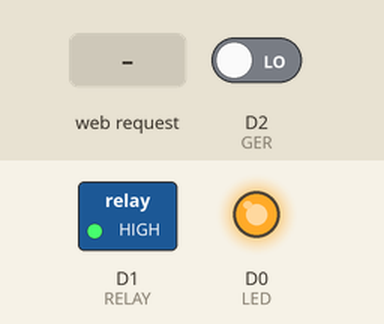
Simulated run of this sketch. Board: ESP8266 (NodeMCU). Parts: switched loads named in the sketch (green lamp = pin HIGH), output pins drawn as LEDs (lit = HIGH). The inputs (shaded band) are chosen by the test bench; at power-on: D2 (GER) LOW. WiFi joins after 1.5 s; servers stay silent unless stated; network time is answered at once with the bench clock; uploads are accepted with an empty reply; the local clock reads 2024-03-15 10:24:30 at power-on unless the sketch sets it; what the sketch prints to the serial monitor is not drawn.

Above: at 2.9 s.
3.0 s: HTTP request GET /1/on received
At 4.2 s:
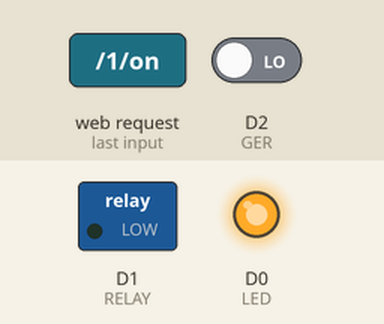
4.7 s: HTTP request GET /0/off received
At 5.7 s:
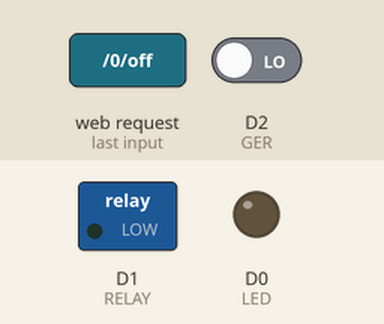
6.4 s: HTTP request GET /0/on received
At 7.2 s:
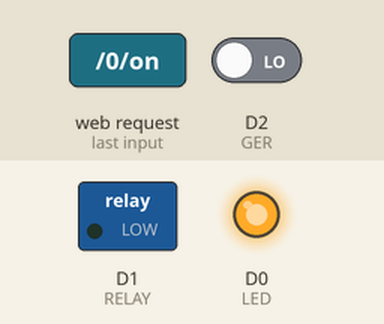
8.1 s: HTTP request GET /1/off received
At 8.8 s:
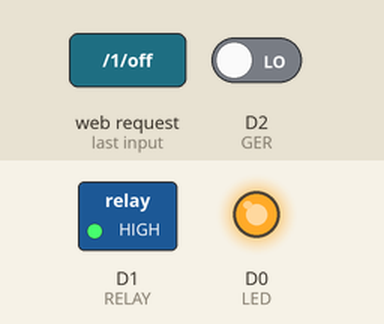
Timing chart, 0 to 10.8 s (numbered marks = the images above; inputs shaded):
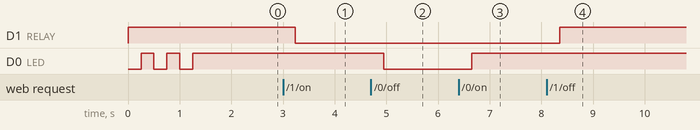

The sketch:

dyplom_board.ino
```cpp
#include <ESP8266WiFi.h>
#include <ESP8266HTTPClient.h>
#include <WiFiClient.h>
#include <NTPClient.h>
#include <WiFiUdp.h>
#define LED D0
#define GER D2
#define RELAY D1

const char* ssid = "TP-Link_CC35";
const char* password = "66433187";
const String api_key = "poberezhnyi";
String serverName = "http://192.168.0.104:8000/";

const long utcOffsetInSeconds = 0;

WiFiUDP ntpUDP;
NTPClient timeClient(ntpUDP, "pool.ntp.org", utcOffsetInSeconds);
HTTPClient http;

WiFiServer server(80);

String header;

bool prev_gerkon_read = LOW;

unsigned long currentTime = millis();
unsigned long previousTime = 0;
const long timeoutTime = 2000;

void setup() {
  Serial.begin(115200);
  pinMode(LED, OUTPUT);
  pinMode(GER, INPUT);
  pinMode(RELAY, OUTPUT);
  prev_gerkon_read = digitalRead(GER);
  digitalWrite(LED, LOW);
  digitalWrite(RELAY, HIGH);
  Serial.print("Connecting to ");
  Serial.println(ssid);
  WiFi.begin(ssid, password);
  while (WiFi.status() != WL_CONNECTED) {
    digitalWrite(LED, LOW);
    delay(250);
    digitalWrite(LED, HIGH);
    delay(250);
    Serial.print(".");
  }
  Serial.println("");
  Serial.println("WiFi connected.");
  Serial.println("IP address: ");
  Serial.println(WiFi.localIP());
  server.begin();
  rebootLog();
}

void loop() {
  httpServer();
  checkGerkon();
  delay(100);
}

void checkGerkon(){
  bool gerkon_read = digitalRead(GER);
  if (gerkon_read != prev_gerkon_read) {
    if (gerkon_read == HIGH) {
      device_log("{"+apiKeyAndDateTime() + ",\"state\":\"1\"}", "api/gerkon/");
      digitalWrite(LED, HIGH);
    } else {
      device_log("{"+apiKeyAndDateTime() + ",\"state\":\"0\"}", "api/gerkon/");
      digitalWrite(LED, LOW);
    }
    prev_gerkon_read = gerkon_read;
  }
}

void rebootLog(){
  if((ESP.getResetReason()== "External System") || (ESP.getResetReason()== "Software/System restart")){
    device_log("{"+apiKeyAndDateTime()+",\"action\":\"Device rebooted, reason: "+ESP.getResetReason()+"\",\"type\":\"INFO\"}",  "api/device/");
  }
  else{
   device_log("{"+apiKeyAndDateTime()+",\"action\":\"Device rebooted, reason: "+ESP.getResetReason()+"\",\"type\":\"ERROR\"}",  "api/device/");
  }

}

void httpServer(){
  WiFiClient client = server.available();
  if (client) {
    String currentLine = "";
    currentTime = millis();
    previousTime = currentTime;
    while (client.connected() && currentTime - previousTime <= timeoutTime) {
      currentTime = millis();
      if (client.available()) {
        char c = client.read();
        header += c;
        if (c == '\n') {
          if (currentLine.length() == 0) {
            client.println("HTTP/1.1 204 No Content");
            client.println("Connection: close");
            client.println();

            if (header.indexOf("GET /0/off") >= 0) {
              device_log("{"+apiKeyAndDateTime()+",\"action\":\"LED output was set LOW\",\"type\":\"INFO\"}",  "api/device/");
              digitalWrite(LED, LOW);
            } else if (header.indexOf("GET /0/on") >= 0) {
              device_log("{"+apiKeyAndDateTime()+",\"action\":\"LED output was set HIGH\",\"type\":\"INFO\"}",  "api/device/");
              digitalWrite(LED, HIGH);
            } else if (header.indexOf("GET /1/on") >= 0) {
              device_log("{"+apiKeyAndDateTime()+",\"action\":\"RELAY output was set LOW\",\"type\":\"INFO\"}",  "api/device/");
              digitalWrite(RELAY, LOW);
            } else if (header.indexOf("GET /1/off") >= 0) {
              device_log("{"+apiKeyAndDateTime()+",\"action\":\"RELAY output was set HIGH\",\"type\":\"INFO\"}",  "api/device/");
              digitalWrite(RELAY, HIGH);
            }
            else if (header.indexOf("GET /reset") >= 0) {
              device_log("{"+apiKeyAndDateTime()+",\"action\":\"Device was reset\",\"type\":\"INFO\"}",  "api/device/");
              ESP.reset();
            }
            break;
          } else {
            currentLine = "";
          }
        } else if (c != '\r') {
          currentLine += c;
        }
      }
    }
    header = "";
    client.stop();
  }
}

void device_log(String msg, String p){
  WiFiClient client2;
  String serverPath = serverName + p;
  http.begin(client2, serverPath.c_str());
  http.addHeader("Content-Type", "application/json");
  int httpResponseCode = http.POST(msg);
  http.end();
}

String apiKeyAndDateTime(){
  timeClient.begin();
  timeClient.update();
  //Get a date structure
  time_t epochTime = timeClient.getEpochTime();
  struct tm *ptm = gmtime ((time_t *)&epochTime);
  int monthDay = ptm->tm_mday;
  int currentMonth = ptm->tm_mon+1;
  int currentYear = ptm->tm_year+1900;
  String currentDate = String(currentYear) + "-" + String(currentMonth) + "-" + String(monthDay);
  String resultStr = "\"api_key\":\""+api_key+"\",\"date\":\""+currentDate+"\",\"time\":\""+timeClient.getFormattedTime()+"\"";
  timeClient.end();
  return resultStr;
}
```

Measured:
- after the input at 3.0 s, D1 (RELAY): HIGH → LOW after 0.24 s
- after the input at 4.7 s, D0 (LED): HIGH → LOW after 0.25 s
- after the input at 6.4 s, D0 (LED): LOW → HIGH after 0.25 s
- after the input at 8.1 s, D1 (RELAY): LOW → HIGH after 0.26 s
